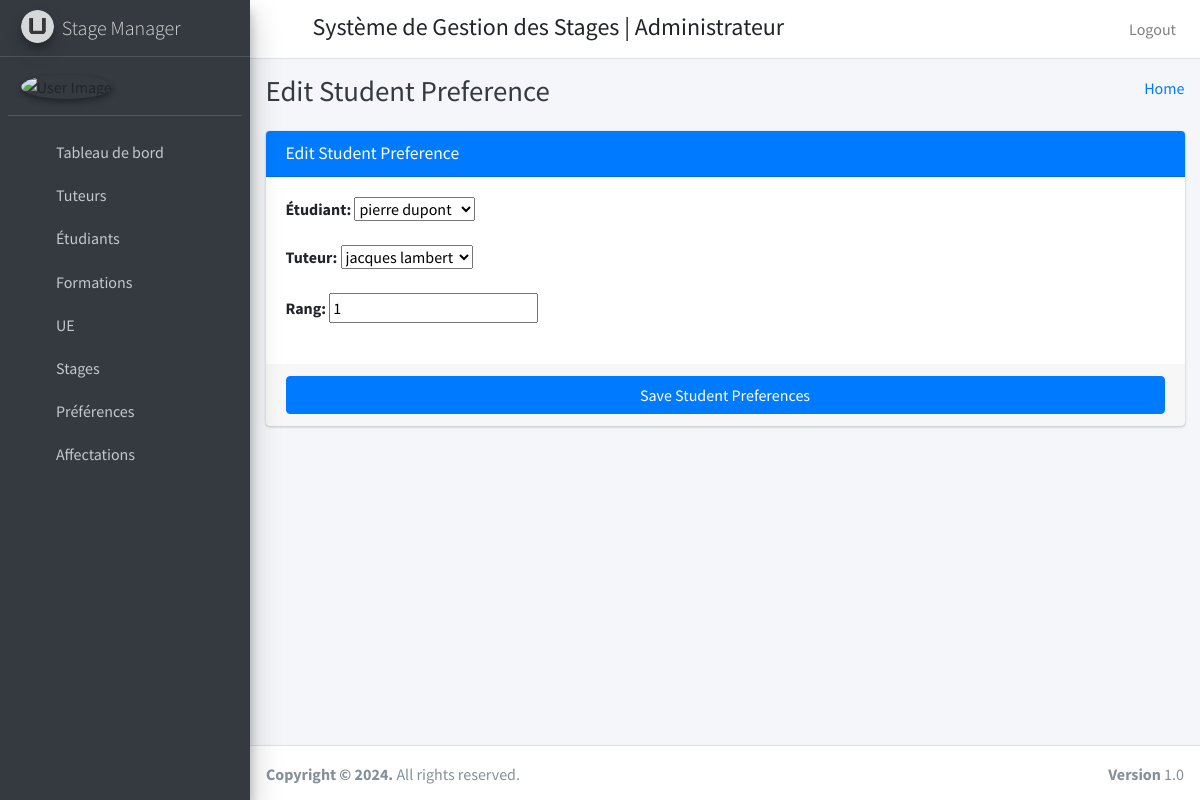
The app's page /edit_student_preference/1/ with its own data.
### stage_management_app/models.py (models this page shows)
class StudentPreference(models.Model):
    id=models.AutoField(primary_key=True)
    student = models.ForeignKey(Students, on_delete=models.CASCADE)
    staff = models.ForeignKey(Staffs, on_delete=models.CASCADE)
    rank = models.IntegerField()
    weight = models.FloatField(default=1.0)  # To be updated later
    created_at = models.DateTimeField(auto_now_add=True)
    updated_at = models.DateTimeField(auto_now_add=True)
    objects = models.Manager()

### stage_management_app/HodViews.py (the view)
# urls.py: path('edit_student_preference/<int:student_preference_id>/', HodViews.edit_student_preference, name='edit_student_preference'),
def edit_student_preference(request, student_preference_id):
    preference = get_object_or_404(StudentPreference, id=student_preference_id)
    if request.method == "POST":
        form = StudentPreferenceForm(request.POST, instance=preference)
        if form.is_valid():
            form.save()
            messages.success(request, "Successfully Edited Student Preference")
            return redirect('manage_student_preference')
        else:
            messages.error(request, "Failed to Edit Student Preference")
    else:
        form = StudentPreferenceForm(instance=preference)
    return render(request, "hod_template/edit_student_preference_template.html", {"form": form})

### stage_management_app/forms.py
class StudentPreferenceForm(forms.ModelForm):
    class Meta:
        model = StudentPreference
        fields = ['student', 'staff', 'rank']
        labels = {
            'student': 'Étudiant',
            'staff': 'Tuteur',
            'rank': 'Rang',
        }
    def __init__(self, *args, **kwargs):
        student = kwargs.pop('student', None)
        super(StudentPreferenceForm, self).__init__(*args, **kwargs)
        if student:
            self.fields['student'].initial = student
            self.fields['student'].widget = forms.HiddenInput()
        self.fields['staff'].queryset = Staffs.objects.all()

### stage_management_app/models.py (called while the page is built)
    def __str__(self):
        return f"{self.admin.first_name} {self.admin.last_name}"

    def __str__(self):
        return f"{self.admin.first_name} {self.admin.last_name}"  # Or any other appropriate field

### stage_management_app/templates/hod_template/edit_student_preference_template.html (shortened to what this page needs)
{% extends 'hod_template/base_template.html' %}
{% block page_title %}
Edit Student Preference
{% endblock page_title %}
{% block main_content %}
    <section class="content">
      <div class="container-fluid">
          <div class="row">
              <div class="col-md-12">
            <div class="card card-primary">
              <div class="card-header">
                <h3 class="card-title">Edit Student Preference</h3>
              </div>
              <form role="form" enctype="multipart/form-data"  method="post">
                <div class="card-body">
                 <div class="form-group">
                        {{ form.as_p }}
                 </div>
                </div>
                <div class="card-footer">
                  <button type="submit" class="btn btn-primary btn-block">Save Student Preferences</button>
                </div>
              </form>
            </div>
          </div>
          </div>
      </div>
    </section>
{% endblock main_content %}

### records on screen
StudentPreference: student "pierre dupont", staff "jacques lambert", rank "1"
